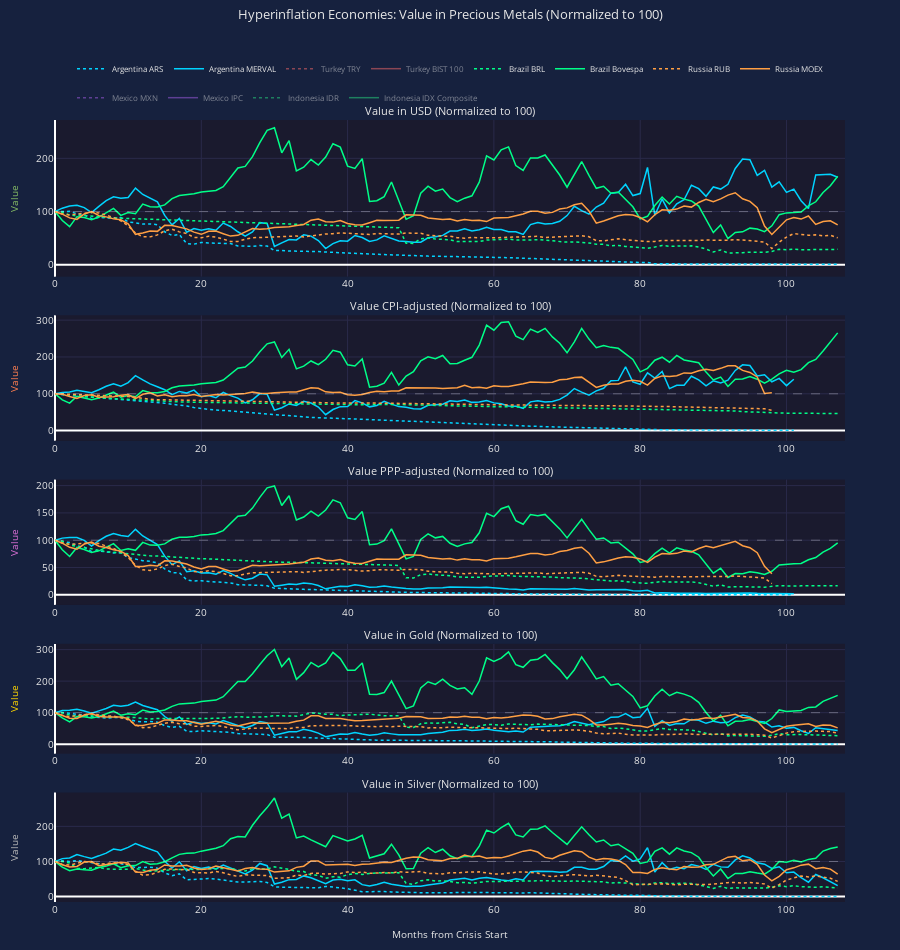

This figure's notebook cell:
### Code cell
# Aggregate chart - Normalized values (Start = 100)
fig = plot_aggregate_chart(norm_data, use_pct_change=False)
fig.update_layout(title=dict(
    text='Hyperinflation Economies: Value in Precious Metals (Normalized to 100)',
    font=dict(size=13, color=CHART_COLORS['text']),
    x=0.5, xanchor='center'
))
fig.show()

fig.write_html('hyperinflation_analysis.html')
print("Saved to hyperinflation_analysis.html")
